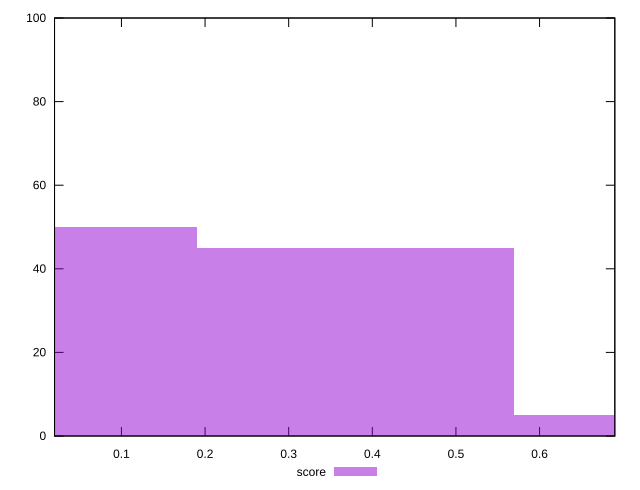

The script that saved this image:
reset

$score <<EOF
0 50
0.37974949340409514 45
0.7594989868081903 5
EOF

set key outside below
set boxwidth 0.37974949340409514
set xrange [0.02:0.69]
set yrange [0:100]
set trange [0:100]
set style fill transparent solid 0.5 noborder
set terminal svg size 640, 490 enhanced background rgb 'white'
set output "report_00015_2021-02-09T16-11-33.973Z/mainthread-work-breakdown/samples/pages/score/histogram.svg"

plot $score title "score" with boxes

reset
